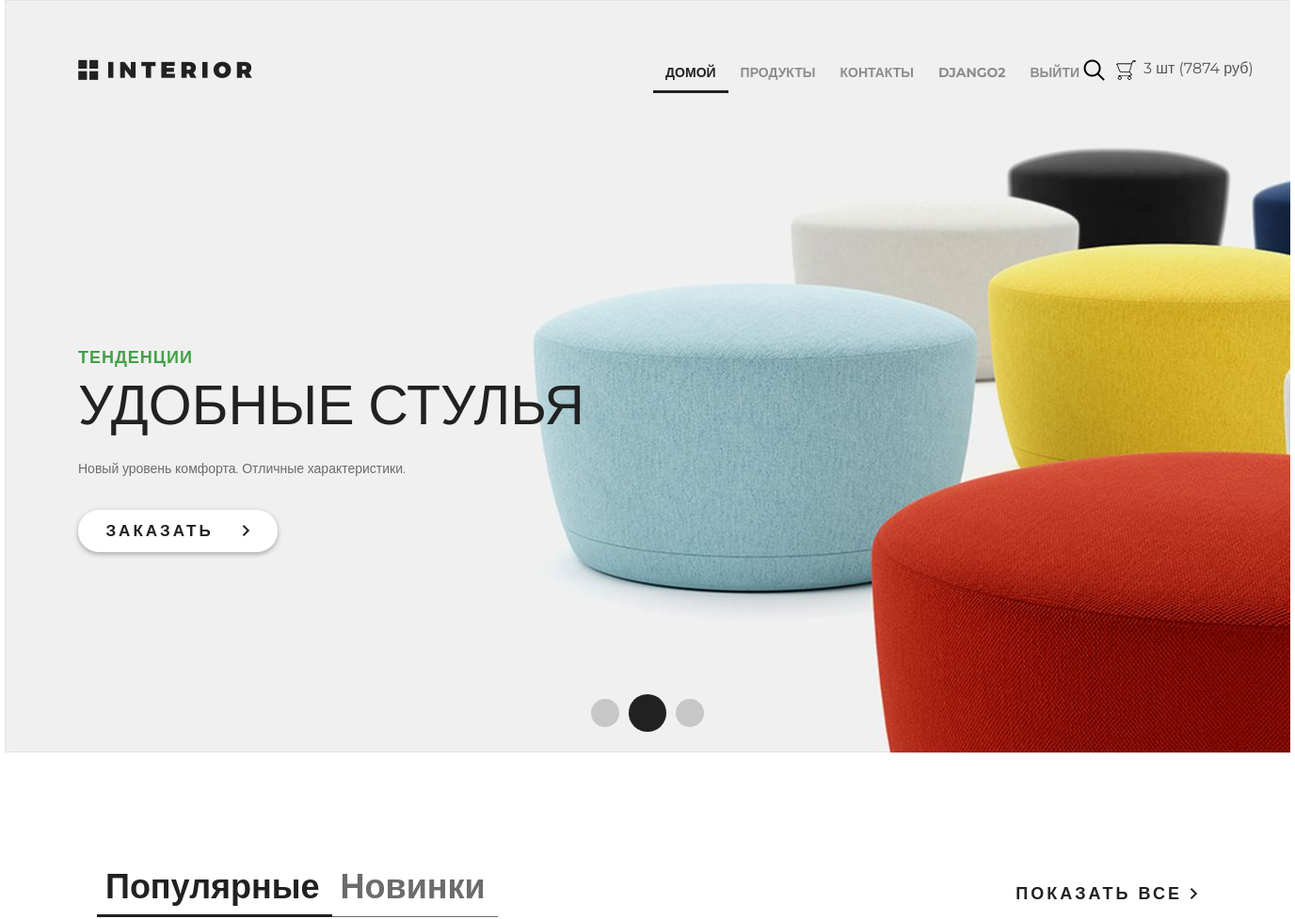
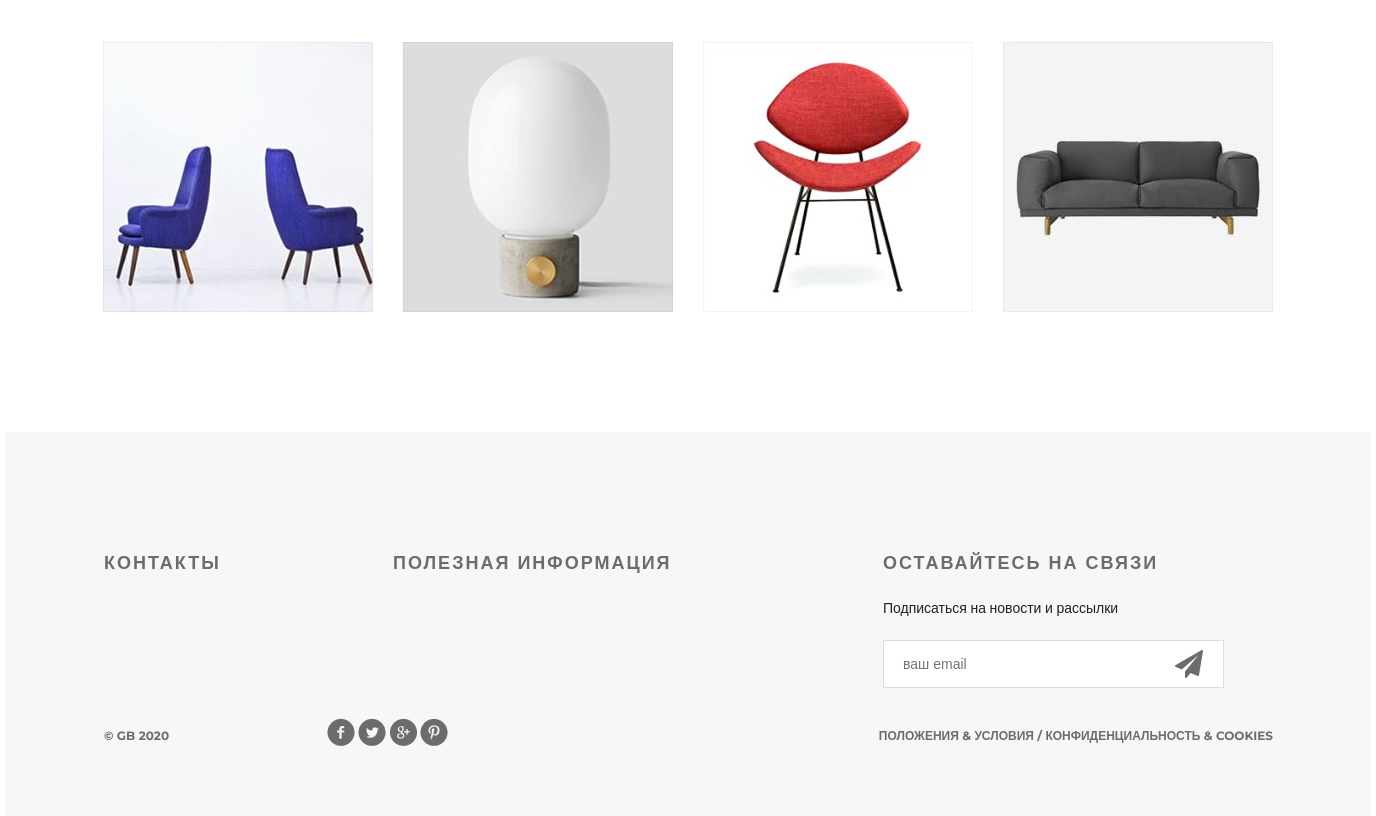
The page / (signed in) on the database its author committed (2 pictures, top to bottom).
### authapp/models.py (models this page shows)
class ShopUser(AbstractUser):
    avatar = models.ImageField(upload_to='users_avatar', blank=True)
    age = models.PositiveIntegerField(verbose_name='возраст')

### basketapp/models.py (models this page shows)
class Basket(models.Model):
    user = models.ForeignKey(settings.AUTH_USER_MODEL, on_delete=models.CASCADE, related_name='basket')
    product = models.ForeignKey(Product, on_delete=models.CASCADE)
    quantity = models.PositiveIntegerField(default=0, verbose_name='количество')
    add_datetime = models.DateField(auto_now_add=True, verbose_name='время')
    @property
    def product_cost(self):
        return self.product.price * self.quantity
    @property
    def total_quantity(self):
        _products = Basket.objects.filter(user=self.user)
        _total_quantity = sum([product.quantity for product in _products])
        return _total_quantity
    @property
    def total_cost(self):
        _products = Basket.objects.filter(user=self.user)
        _total_cost = sum([product.product_cost for product in _products])
        return _total_cost

### mainapp/models.py (models this page shows, shortened)
class Product(models.Model):
    category = models.ForeignKey(ProductCategory, on_delete=models.CASCADE)
    name = models.CharField(max_length=128, verbose_name='имя продукта')
    image = models.ImageField(upload_to='products_images', blank=True)
    short_desc = models.CharField(max_length=128, blank=True, verbose_name='краткое описание продукта')
    description = models.TextField(blank=True, verbose_name='описание продукта')
    price = models.DecimalField(max_digits=8, decimal_places=2, default=0, verbose_name='цена продукта')
    quantity = models.PositiveIntegerField(default=0, verbose_name='количество на складе')
    class Meta:
        verbose_name = 'продукт'
        verbose_name_plural = 'продукты'

### mainapp/views.py (the view)
# urls.py: path('', mainapp.main, name='main'),
def main(request):
    products = Product.objects.all()[:4]
    title = 'главная'
    context = {
        'title': title,
        'products': products,
        'basket': get_basket(request.user)
    }
    return render(request, 'mainapp/index.html', context)

### mainapp/views.py (called while the page is built)
def get_basket(user):
    if user.is_authenticated:
        basket = Basket.objects.filter(user=user)
    else:
        basket = []
    return basket

### mainapp/templates/mainapp/index.html (shortened to what this page needs)
{% extends 'mainapp/base.html' %}
{% load static %}
{% block menu %}
	<div class="slider">
		<div class="header clearfix">
			<a href="{% url 'main' %}" class="logo"></a>
			{% include 'mainapp/includes/inc_main_menu.html' %}
		</div>
		<div class="text-slider">
			<h3 class="green">тенденции</h3>
			<h3 class="big"> удобные стулья</h3>
			<p>Новый уровень комфорта. Отличные характеристики.</p>
			<a href="#" class="button-order">заказать <img src="{% static 'img/arrow.png' %}" alt=""></a>
		</div>
		<div class="navi">
			<a href="#"></a><a href="#"></a><a href="#"></a>
		</div>
	</div>
{% endblock %}
{% block content %}
	<div class="featured">
		<div class="featured-menu">
				<a class="active" href="#">Популярные</a><a href="#">Новинки</a>
		</div>
		<a class="explore" href="#">показать все <img src="{% static 'img/arrow.png' %}" alt=""></a>
		<div class="clearfix">
		</div>
		<div class="tab-content">
			{% for product in products %}
			<div class="block">
				<a href="{% url 'products:product' product.pk %}"><img src="/media/{{ product.image }}" alt="product">
				</a>
			</div>
			{% endfor %}
		</div>
	</div>
	<div class="clr"></div>
{% endblock %}

### mainapp/templates/mainapp/includes/inc_main_menu.html (shortened to what this page needs)
    <ul class="menu">
        <li><a href="{% url 'main' %}" {% if request.resolver_match.url_name == 'main' %}class="active"{% endif %}>домой</a></li>
        <li><a href="{% url 'products:index' %}" {% if request.resolver_match.namespace == 'products' %}class="active"{% endif %}>продукты</a></li>
        <li><a href="{% url 'contact' %}" {% if request.resolver_match.url_name == 'contact' %}class="active"{% endif %}>контакты</a></li>
        {% if user.is_authenticated %}
        <li>
            <a href="{% url 'auth:edit' %}">{{ user.first_name|default:'Пользователь' }}</a>
        </li>
        {% endif %}
        <li>
            {% if user.is_authenticated %}
            <a href="{% url 'auth:logout' %}">Выйти</a>
            {% else %}
            <a href="{% url 'auth:login' %}">Войти</a>
            {% endif %}
        </li>
    </ul>
    <a href="#" class="search"></a>
    <a href="{% url 'basket:basket' %}" class="basket">
        <span>
            {% if basket %} {{basket.0.total_quantity}} шт ({{basket.0.total_cost|floatformat:0}} руб) {% endif %}
        </span>
    </a>

### static/css/style.css (style rules this page uses)
* { margin: 0; padding: 0; }
body { font-family: 'Montserrat', sans-serif; }
html, body { height: 100%; }
.clr { height: 384px; }
.slider { height: 800px; background-image: url(/static/img/slider.jpg); padding-left: 78px; padding-right: 211px; position: relative; }
.logo { background-image: url(/static/img/logo.png); margin-top: 63px; width: 185px; height: 22px; float: left; }
.menu { list-style-type: none; margin-top: 67px; float: right; }
.menu li { float: left; }
.menu a { color: #8c8c8c; font-size: 14px; font-weight: 700; text-align: right; text-transform: uppercase; text-decoration: none; padding: 10px 13px; }
.menu .active { color: #212121; font-weight: 700; border-bottom: 3px solid #212121; }
.search { display: block; width: 23px; height: 23px; background-image: url(/static/img/search.png); position: absolute; top: 63px; left: 1146px; }
.basket { display: block; width: 23px; height: 23px; background-image: url(/static/img/basket.png); position: absolute; top: 63px; left: 1180px; text-decoration: none; color: #555; }
.basket span { display: block; margin-left: 30px; width: 150px; }
.clearfix:after { content: ""; display: block; clear: both; }
.text-slider { margin-top: 288px; position: absolute; }
.text-slider p { color: #6c6c6c; font-size: 14px; text-align: left; width: 458px; line-height: 24px; }
.button-order { background-color: #ffffff; box-shadow: 0px 2px 4.85px 0.15px rgba(33, 33, 33, 0.35); width: 212px; height: 45px; display: block; text-transform: uppercase; text-align: center; border-radius: 22px; text-decoration: none; color: #212121; font-size: 17px; font-weight: 700; line-height: 45px; margin-top: 32px; letter-spacing: 3px; }
.button-order img { padding-left: 22px; }
.green { text-transform: uppercase; color: #43a047; font-size: 18px; font-weight: 700; text-align: left; margin-bottom: 22px; line-height: 13px; letter-spacing: 1px; }
.big { color: #212121; font-size: 59px; line-height: 43px; text-transform: uppercase; font-weight: 100; margin-bottom: 34px; }
.navi { position: absolute; bottom: 22px; right: 618px; display: flex; width: 130px; height: 40px; justify-content: space-between; align-items: center; }
.navi a { display: block; width: 30px; height: 30px; border-radius: 50%; background-color: rgba(33, 33, 33, 0.2); float: left; margin: 0px 5px; }
.navi a:nth-child(2) { display: block; width: 40px; height: 40px; border-radius: 50%; background-color: #212121; float: left; margin: 0px; }
.featured { padding-left: 98px; padding-right: 98px; }
.featured-menu { margin-top: 120px; width: 300px; height: 49px; float: left; }
.featured-menu a { color: #6c6c6c; font-size: 36px; font-weight: 700; text-align: left; text-decoration: none; border-bottom: 1px solid #6c6c6c; padding-bottom: 10px; padding-right: 13px; padding-left: 9px; }
.featured-menu .active { font-size: 36px; font-weight: 700; text-align: left; color: #212121; border-bottom: 3px solid #212121; padding-bottom: 8px; }
.explore { text-transform: uppercase; color: #212121; font-size: 18px; font-weight: 700; line-height: 24px; text-align: center; float: right; margin-top: 138px; letter-spacing: 3px; text-decoration: none; }
.tab-content { margin-top: 50px; display: flex; justify-content: space-between; margin-bottom: 120px; }
.tab-content .block { height: 270px; width: 270px; position: relative; }

### rows shown on the page
ShopUser: first_name "DJANGO2"
Basket: user+quantity "3", user+product+quantity "7874"
Product: image (picture)
Product: image (picture)
Product: image (picture)
Product: image (picture)
